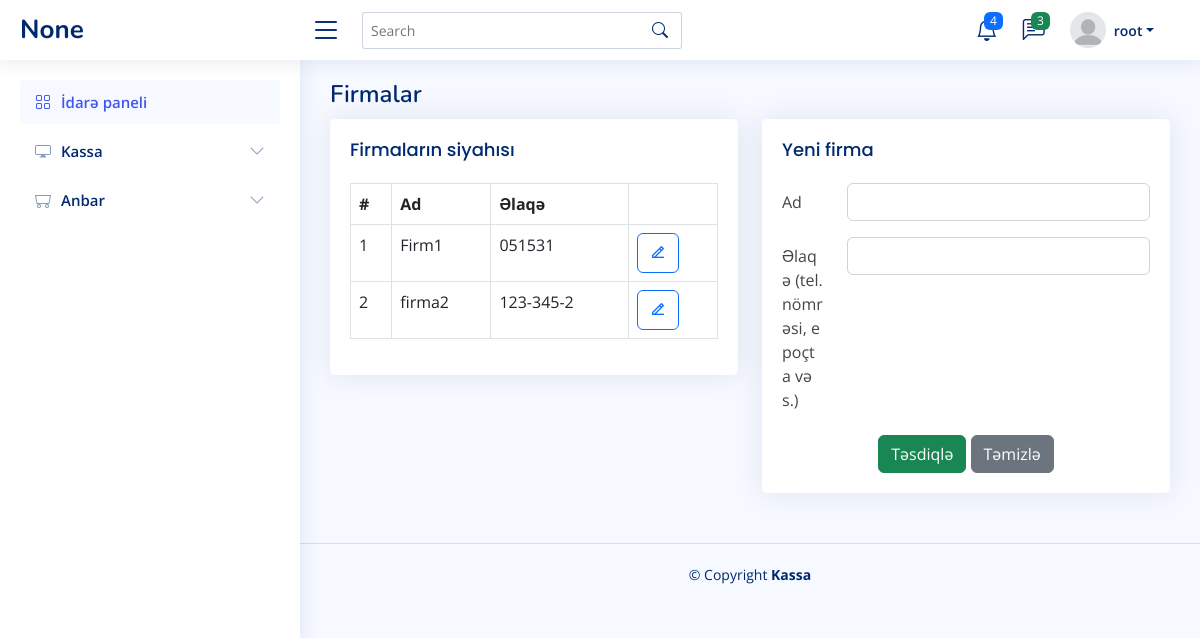
Page /firm (signed in) on the earlier database version.
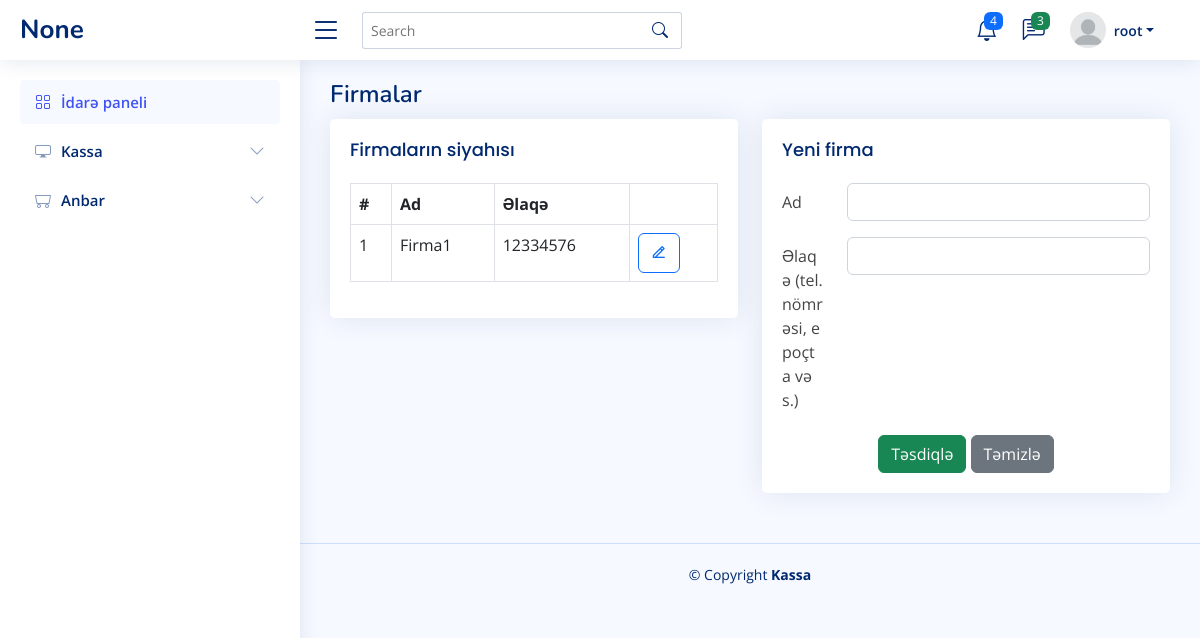
Same page on the later database version.
### user/models.py (models this page shows)
class User(DateTimeLog, AbstractUser):
    profile_picture = models.ImageField(upload_to='images/user', null=True, default='images/user/profilepictures.png')
    is_manager = models.BooleanField(default=False)
    shop = models.ManyToManyField(Shop, verbose_name='Mağazalar')
    is_deleted = models.BooleanField(default=False)
    def __str__(self):
        return self.username

### pos/models.py (models this page shows, shortened)
class Firm(models.Model):
    name = models.CharField('Ad', max_length=100)
    phone_number = models.CharField('Əlaqə', max_length=30)
    shop = models.ForeignKey(Shop, verbose_name='Mağaza', on_delete=models.CASCADE)

### pos/views.py (the view, shortened to what this page needs)
# urls.py: path('firm', views.FirmView.as_view(), name='firm'),
class FirmView(CreateView):
    template_name = 'pos/firm.html'
    form_class = FirmForm
    success_url = reverse_lazy('pos:firm')
    def get_context_data(self, **kwargs):
        context = super().get_context_data()
        context['firms'] = Firm.objects.filter(shop_id=self.request.session.get('curr_shop_id'))
        return context

### pos/forms.py
class FirmForm(ModelForm):
    class Meta:
        model = Firm
        fields = ['name', 'phone_number']

### app/services.py (called while the page is built, shortened)
def check_user_for_create_shop(user_id):
    user = User.objects.prefetch_related('shop').filter(pk=user_id)
    if user:
        user = user[0]
        if user.is_superuser:
            return False
    return False

### templates/pos/firm.html (shortened to what this page needs)
{% extends 'pos/index.html' %}
{% block main %}
    <div class="pagetitle">
        <h1>Firmalar</h1>
    </div>
    <section class="section">
        <div class="row">
            <div class="col-lg-6">
                <div class="card">
                    <div class="card-body table-wrapper-scroll-y my-custom-scrollbar h-25">
                        <h5 class="card-title">Firmaların siyahısı</h5>
                        <table class="table table-bordered">
                            <thead>
                                <tr>
                                    <th scope="col">#</th>
                                    <th scope="col">Ad</th>
                                    <th scope="col">Əlaqə</th>
                                    <th></th>
                                </tr>
                            </thead>
                            <tbody>
                                {% for firm in firms %}
                                    <tr>
                                        <td>{{ forloop.counter }}</td>
                                        <td>{{ firm.name }}</td>
                                        <td>{{ firm.phone_number }}</td>
                                        <td><button type="submit" class="btn btn-outline-primary"><i class="ri-edit-2-line"></i></button></td>
                                    </tr>
                                {% endfor %}
                            </tbody>
                        </table>
                    </div>
                </div>
            </div>
            <div class="col-lg-6">
                <div class="card">
                    <div class="card-body">
                        <h5 class="card-title">Yeni firma</h5>
                        <form method="post">
                            <div class="row mb-3">
                                <label for="inputFirmName" class="col-sm-2 col-form-label">Ad</label>
                                <div class="col-sm-10">
                                    <input type="text" class="form-control" id="inputFirmName" name="name"
                                           required>
                                </div>
                            </div>
                            <div class="row mb-3">
                                <label for="inputFirmPhoneNumber" class="col-sm-2 col-form-label">Əlaqə (tel. nömrəsi, e poçta və s.)</label>
                                <div class="col-sm-10">
                                    <input type="text" class="form-control" id="inputFirmPhoneNumber" name="phone_number">
                                </div>
                            </div>
                            <div class="text-center">
                                <button type="submit" class="btn btn-success">Təsdiqlə</button>
                                <button type="reset" class="btn btn-secondary">Təmizlə</button>
                            </div>
                        </form>
                    </div>
                </div>
            </div>
        </div>
    </section>
{% endblock %}

### templates/pos/index.html (shortened to what this page needs)
{% extends 'partials/base.html' %}
{% block body %}
    {% include 'partials/header.html' %}
    <main id="main" class="main">
        {% block main %}
        {% endblock main %}
    </main>
    {% include 'partials/sidebar.html' %}
    {% include 'partials/footer.html' %}
{% endblock %}

### templates/partials/base.html (shortened to what this page needs)
{% load i18n %}
<!DOCTYPE html>
<html lang="en">
<head>
  {% include 'partials/links.html' %}
</head>
<body>
    {% block body %}
    {% endblock body %}
</body>
</html>

### templates/partials/links.html (shortened to what this page needs)
{% load static %}
  <link href="{% static 'assets/vendor/bootstrap/css/bootstrap.min.css' %}" rel="stylesheet">
  <link href="{% static 'assets/vendor/bootstrap-icons/bootstrap-icons.css' %}" rel="stylesheet">
  <link href="{% static 'assets/vendor/boxicons/css/boxicons.min.css' %}" rel="stylesheet">
  <link href="{% static 'assets/vendor/quill/quill.snow.css' %}" rel="stylesheet">
  <link href="{% static 'assets/vendor/quill/quill.bubble.css' %}" rel="stylesheet">
  <link href="{% static 'assets/vendor/remixicon/remixicon.css' %}" rel="stylesheet">
  <link href="{% static 'assets/vendor/simple-datatables/style.css' %}" rel="stylesheet">
  <link href="{% static 'assets/css/style.css' %}" rel="stylesheet">

### templates/partials/header.html (shortened to what this page needs)
  <header id="header" class="header fixed-top d-flex align-items-center">
    <div class="d-flex align-items-center justify-content-between">
      <a class="logo d-flex align-items-center">
        <span class="d-none d-lg-block">{{ request.user.shop.first }}</span>
      </a>
      <i class="bi bi-list toggle-sidebar-btn"></i>
    </div>
    <div class="search-bar">
      <form class="search-form d-flex align-items-center" method="POST" action="#">
        <input type="text" name="query" placeholder="Search" title="Enter search keyword">
        <button type="submit" title="Search"><i class="bi bi-search"></i></button>
      </form>
    </div>
    <nav class="header-nav ms-auto">
      <ul class="d-flex align-items-center" style="margin-right: 30px;">
        <li class="nav-item dropdown">
          <a class="nav-link nav-icon" href="#" data-bs-toggle="dropdown">
            <i class="bi bi-bell"></i>
            <span class="badge bg-primary badge-number">4</span>
          </a>
        </li>
        <li class="nav-item dropdown">
          <a class="nav-link nav-icon" href="#" data-bs-toggle="dropdown">
            <i class="bi bi-chat-left-text"></i>
            <span class="badge bg-success badge-number">3</span>
          </a>
        </li>
        <li class="nav-item dropdown pe-3">
          <a class="nav-link nav-profile d-flex align-items-center pe-0" href="#" data-bs-toggle="dropdown">
            <img src="{{ user.profile_picture.url }}" alt="Profile" class="rounded-circle">
            <span class="d-none d-md-block dropdown-toggle ps-2">{{ user }}</span>
          </a>
        </li>
      </ul>
    </nav>
  </header>

### templates/partials/sidebar.html (shortened to what this page needs)
  <aside id="sidebar" class="sidebar">
    <ul class="sidebar-nav" id="sidebar-nav">
      <li class="nav-item">
        <a class="nav-link" href="{% url 'pos:home' %}">
          <i class="bi bi-grid"></i>
          <span>İdarə paneli</span>
        </a>
      </li>
      <li class="nav-item">
        <a class="nav-link collapsed" data-bs-target="#kassa-nav" data-bs-toggle="collapse" href="#">
          <i class="bi bi-display"></i><span>Kassa</span><i class="bi bi-chevron-down ms-auto"></i>
        </a>
      </li>
      <li class="nav-item">
        <a class="nav-link collapsed" data-bs-target="#anbar-nav" data-bs-toggle="collapse" href="#">
          <i class="bi bi-minecart"></i><span>Anbar</span><i class="bi bi-chevron-down ms-auto"></i>
        </a>
      </li>
    </ul>
  </aside>

### templates/partials/footer.html
  <footer id="footer" class="footer">
    <div class="copyright">
      &copy; Copyright <strong><span>Kassa</span></strong>
    </div>
    <div class="credits">
    </div>
  </footer>

### templates/partials/scripts.html (shortened to what this page needs)
{% load static %}

### static/assets/css/style.css (style rules this page uses)
:root { scroll-behavior: smooth; }
body { font-family: "Open Sans", sans-serif; background: #f6f9ff; color: #444444; }
a { color: #4154f1; text-decoration: none; }
h1, h2, h3, h4, h5, h6 { font-family: "Nunito", sans-serif; }
#main { margin-top: 60px; padding: 20px 30px; transition: all 0.3s; }
.pagetitle { margin-bottom: 10px; }
.pagetitle h1 { font-size: 24px; margin-bottom: 0; font-weight: 600; color: #012970; }
.card { margin-bottom: 30px; border: none; border-radius: 5px; box-shadow: 0px 0 30px rgba(1, 41, 112, 0.1); }
.card-title { padding: 20px 0 15px 0; font-size: 18px; font-weight: 500; color: #012970; font-family: "Poppins", sans-serif; }
.card-body { padding: 0 20px 20px 20px; }
.logo { line-height: 1; }
@media (min-width: 1200px) { .logo { width: 280px; } }
.logo span { font-size: 26px; font-weight: 700; color: #012970; font-family: "Nunito", sans-serif; }
.header { transition: all 0.5s; z-index: 997; height: 60px; box-shadow: 0px 2px 20px rgba(1, 41, 112, 0.1); background-color: #fff; padding-left: 20px; }
.header .toggle-sidebar-btn { font-size: 32px; padding-left: 10px; cursor: pointer; color: #012970; }
.header .search-bar { min-width: 360px; padding: 0 20px; }
.header .search-form { width: 100%; }
.header .search-form input { border: 0; font-size: 14px; color: #012970; border: 1px solid rgba(1, 41, 112, 0.2); padding: 7px 38px 7px 8px; border-radius: 3px; transition: 0.3s; width: 100%; }
.header .search-form button { border: 0; padding: 0; margin-left: -30px; background: none; }
.header .search-form button i { color: #012970; }
.header-nav ul { list-style: none; }
.header-nav>ul { margin: 0; padding: 0; }
.header-nav .nav-icon { font-size: 22px; color: #012970; margin-right: 25px; position: relative; }
.header-nav .nav-profile { color: #012970; }
.header-nav .nav-profile img { max-height: 36px; }
.header-nav .nav-profile span { font-size: 14px; font-weight: 600; }
.header-nav .badge-number { position: absolute; inset: -2px -5px auto auto; font-weight: normal; font-size: 12px; padding: 3px 6px; }
.sidebar { position: fixed; top: 60px; left: 0; bottom: 0; width: 300px; z-index: 996; transition: all 0.3s; padding: 20px; overflow-y: auto; scrollbar-width: thin; scrollbar-color: #aab7cf transparent; box-shadow: 0px 0px 20px rgba(1, 41, 112, 0.1); background-color: #fff; }
@media (min-width: 1200px) { #main, #footer { margin-left: 300px; } }
.sidebar-nav { padding: 0; margin: 0; list-style: none; }
.sidebar-nav li { padding: 0; margin: 0; list-style: none; }
.sidebar-nav .nav-item { margin-bottom: 5px; }
.sidebar-nav .nav-link { display: flex; align-items: center; font-size: 15px; font-weight: 600; color: #4154f1; transition: 0.3; background: #f6f9ff; padding: 10px 15px; border-radius: 4px; }
.sidebar-nav .nav-link i { font-size: 16px; margin-right: 10px; color: #4154f1; }
.sidebar-nav .nav-link.collapsed { color: #012970; background: #fff; }
.sidebar-nav .nav-link.collapsed i { color: #899bbd; }
.sidebar-nav .nav-link .bi-chevron-down { margin-right: 0; transition: transform 0.2s ease-in-out; }
.footer { padding: 20px 0; font-size: 14px; transition: all 0.3s; border-top: 1px solid #cddfff; }
.footer .copyright { text-align: center; color: #012970; }
.footer .credits { padding-top: 5px; text-align: center; font-size: 13px; color: #012970; }

Differences in the rows shown:
removed Firm: name "firma2", phone_number "123-345-2"
changed Firm: name "Firm1" → "Firma1"; phone_number "051531" → "12334576"
